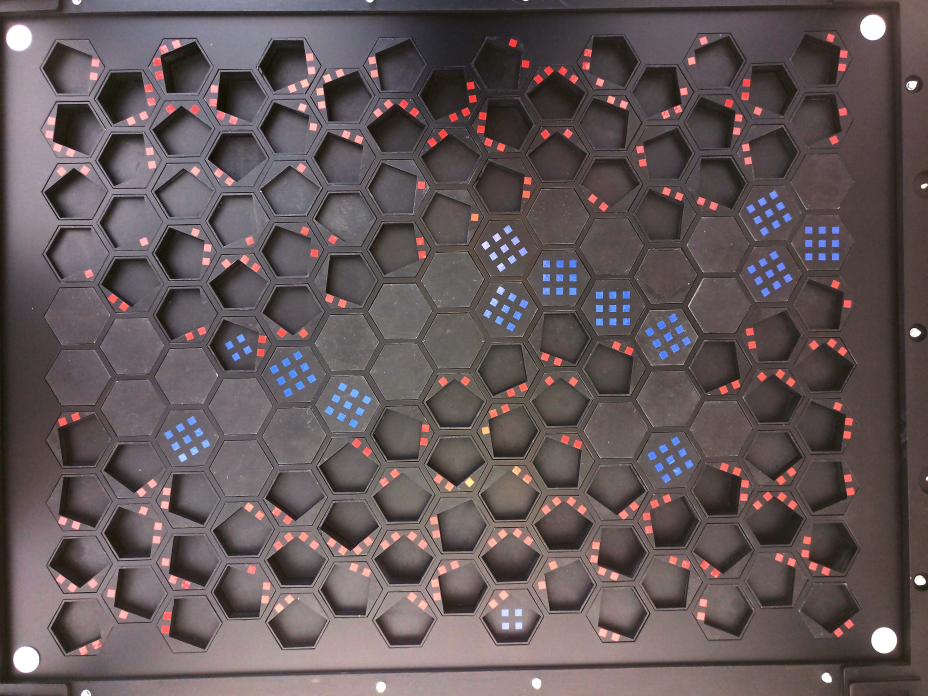
#> input picture board_image0.jpg, 4640 x 3480 px (shown at 1/5 size); its folder holds only this picture in this run
$ python -i gridCalibration.py   (imports and definitions only)
#> lines starting #> are read from the running program, lines starting #| are printed output that depends on the picture; after the words box and inside, x2 and y2 are one past the last pixel; in counts of white or black regions, pixels touching at a corner belong together
#> further down, picture is the input picture: shape (3480, 4640, 3); mean B, G, R 89, 87.4, 99.3
# -*- coding: utf-8 -*-
"""
Created on Thu Jan  3 10:49:34 2019

@author: haanrj
"""


import json
import os
import cv2
import numpy as np
import geojson


class NumpyEncoder(json.JSONEncoder):
    # [105 lines left out: functions default, create_calibration_file, not called in this run]


def detect_corners(img, method='standard', path=""):
    # TO DO: get path from main program
    """
    Function that detects the corners of the board (the four white circles)
    and returns their coordinates as a 2D array.
    """
#> called with method = 'standard', path = ''
    try:
        height, width, channels = img.shape
    except AttributeError:
        print("There appears to be no webcam connected to the system, "
              "entering test mode")
        return
    gray = cv2.cvtColor(img, cv2.COLOR_BGR2GRAY)  # convert image to grayscale
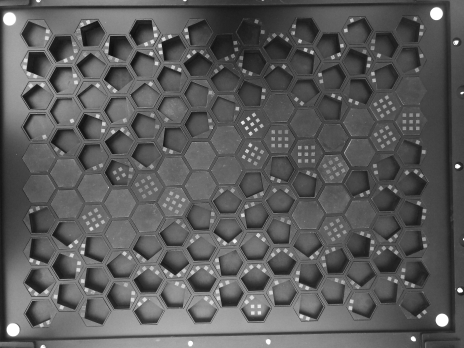
#> gray: shape (3480, 4640) (shown at 1/10 size); min 0, max 255, mean 91.1
    if method == 'adaptive':
        blur = cv2.medianBlur(gray, 5)  # blur grayscale image
        thresh = cv2.adaptiveThreshold(blur, 255,
                                       cv2.ADAPTIVE_THRESH_GAUSSIAN_C,
                                       cv2.THRESH_BINARY, 11, 2)
        # store threshold image
        cv2.imwrite(os.path.join(path, 'Adaptive_threshold.jpg'), thresh)
    else:
        blur = cv2.GaussianBlur(gray, (5, 5), 0)  # blur grayscale image
        # threshold grayscale image as binary
        ret, thresh = cv2.threshold(blur, 0, 255,
                                    cv2.THRESH_BINARY + cv2.THRESH_OTSU)
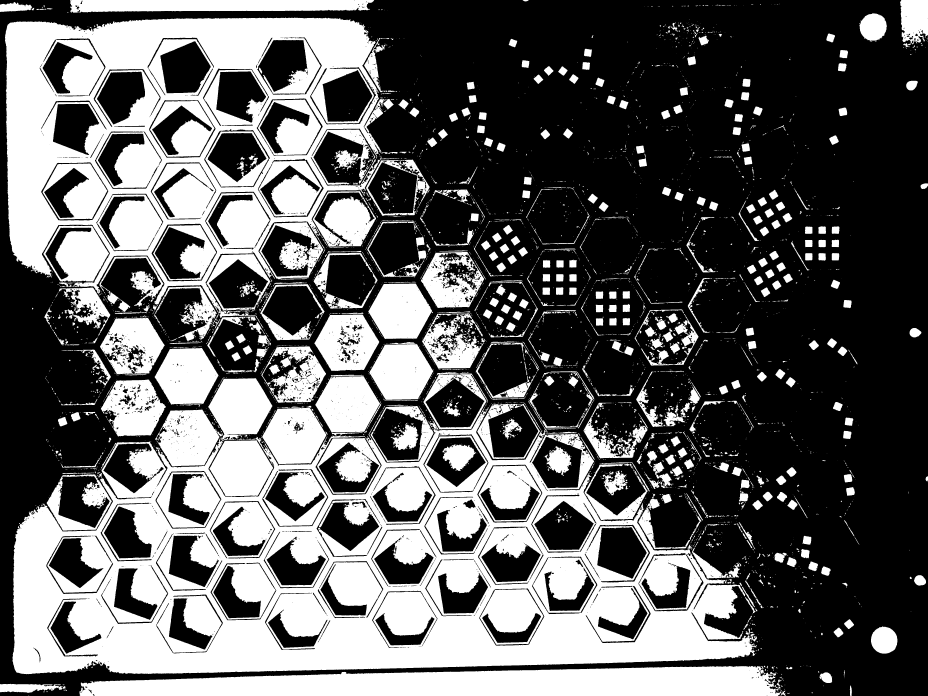
#> thresh: shape (3480, 4640) (shown at 1/5 size); 37.9% white; 4356 white regions (2876 under 20 px), largest, box (x1, y1, x2, y2) and area: (62, 1891, 3785, 3371) 2269224, (25, 88, 1998, 1625) 1173751, (396, 3330, 3907, 3480) 400402
#> ret = 98
        # store threshold image
        cv2.imwrite(os.path.join(path, 'Standard_threshold.jpg'), thresh)

    # create mask to only search for circles in the corner since we know that's
    # where the circles are. The code is rather sensitive and sometimes it sees
    # incorrect circles. This section prevents that from happening. Even when
    # it does however, it still detects the real circles more clearly, thus
    # lists them in index 0-3.
    mask = np.zeros((height, width), dtype="uint8")
    margin_x = round(width * 0.2)
    margin_y = round(height * 0.14)
    cv2.rectangle(mask, (0, 0), (margin_x, margin_y), (255, 255, 255), -1)
#> mask: shape (3480, 4640); 2.8% white; 1 white region, box (x1, y1, x2, y2) and area: (0, 0, 929, 488) 453352
    cv2.rectangle(mask, (width-margin_x, 0), (width, margin_y),
                  (255, 255, 255), -1)
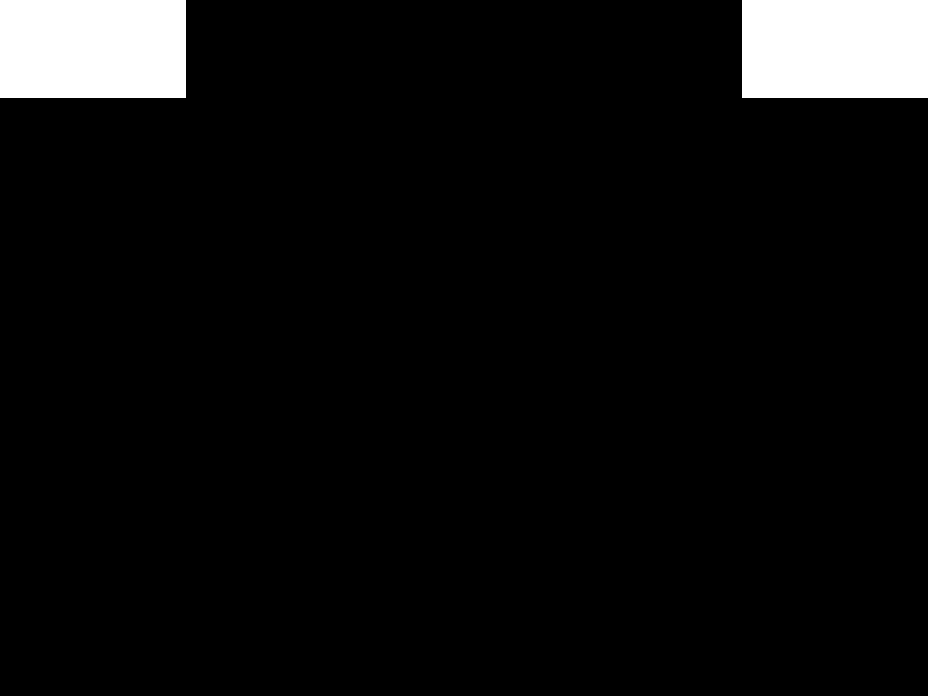
#> mask: shape (3480, 4640) (shown at 1/5 size); 5.6% white; 2 white regions, box (x1, y1, x2, y2) and area: (0, 0, 929, 488) 453352, (3712, 0, 4640, 488) 452864
    cv2.rectangle(mask, (0, height-margin_y), (margin_x, height),
                  (255, 255, 255), -1)
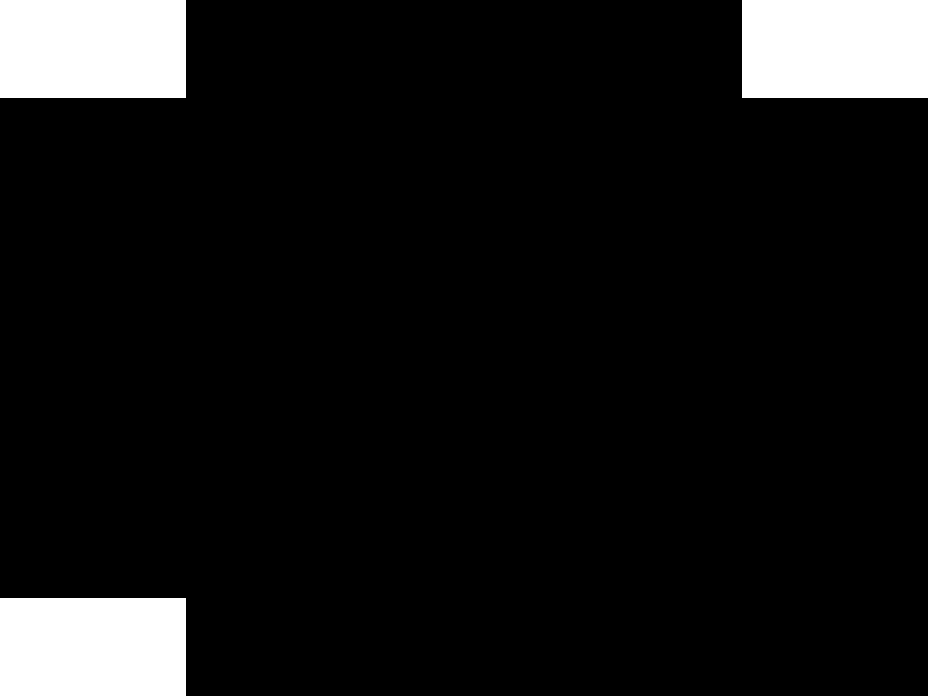
#> mask: shape (3480, 4640) (shown at 1/5 size); 8.4% white; 3 white regions, box (x1, y1, x2, y2) and area: (0, 0, 929, 488) 453352, (3712, 0, 4640, 488) 452864, (0, 2993, 929, 3480) 452423
    cv2.rectangle(mask, (width-margin_x, height-margin_y), (width, height),
                  (255, 255, 255), -1)
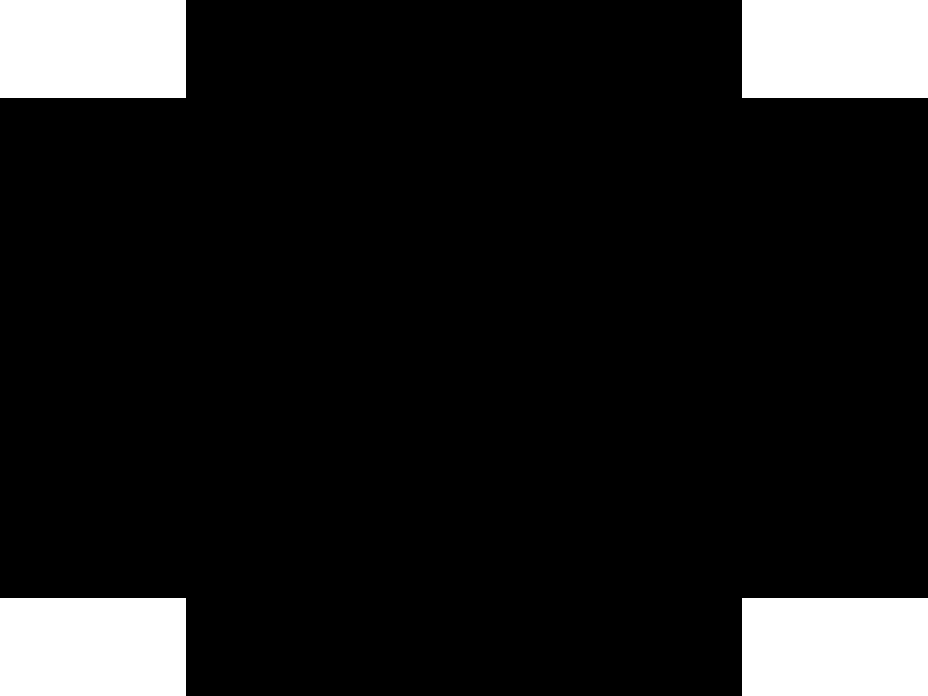
#> mask: shape (3480, 4640) (shown at 1/5 size); 11.2% white; 4 white regions, box (x1, y1, x2, y2) and area: (0, 0, 929, 488) 453352, (3712, 0, 4640, 488) 452864, (0, 2993, 929, 3480) 452423, (3712, 2993, 4640, 3480) 451936
    masked_tresh = cv2.bitwise_and(thresh, thresh, mask=mask)
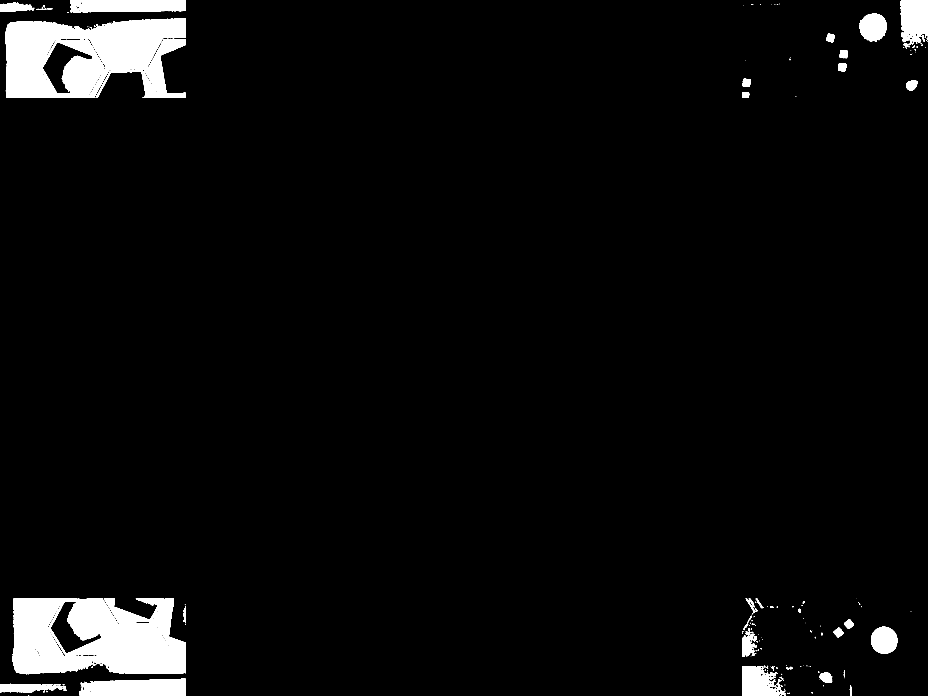
#> masked_tresh: shape (3480, 4640) (shown at 1/5 size); 4.3% white; 213 white regions (124 under 20 px), largest, box (x1, y1, x2, y2) and area: (25, 92, 929, 488) 244531, (62, 2993, 929, 3371) 240780, (396, 3394, 929, 3480) 40315

    # detect corner circles in the image (min/max radius ensures only
    # finding those we want)
    circles = cv2.HoughCircles(masked_tresh, cv2.HOUGH_GRADIENT, 1, 200,
                               param1=50, param2=14, minRadius=18,
                               maxRadius=21)
#> circles = None

    # ensure at least some circles were found, such falesafes (also for certain
    # error types) should be build in in later versions --> this should have
    # the effect that the script either aborts or goes to test mode.
    if circles is None:
        print('ERROR: No circles were detected in the image')
        return
    # convert the (x, y) coordinates and radius of the circles to integers
    circles = np.round(circles[0, :]).astype("int")
    # loop over the (x, y) coordinates and radius of the circles
    canvas = circles[:, :2]

    # this drawing of the circles is not necessary for the program to run. Left
    # in as it only happens in the initialization.
    for (x, y, r) in circles:
        # draw circle around detected corner
        cv2.circle(img, (x, y), r, (0, 255, 0), 4)
        # draw rectangle at center of detected corner
        cv2.rectangle(img, (x - 5, y - 5), (x + 5, y + 5), (0, 128, 255), -1)
    # store the corner detection image
    cv2.imwrite(os.path.join(path, 'CornersDetected.jpg'), img)
    return canvas, thresh


# [224 lines left out: functions rotate_grid, create_features, drawMask, not called in this run]

>>> import cv2
>>> picture = cv2.imread('board_image0.jpg')
>>> result = detect_corners(picture)
